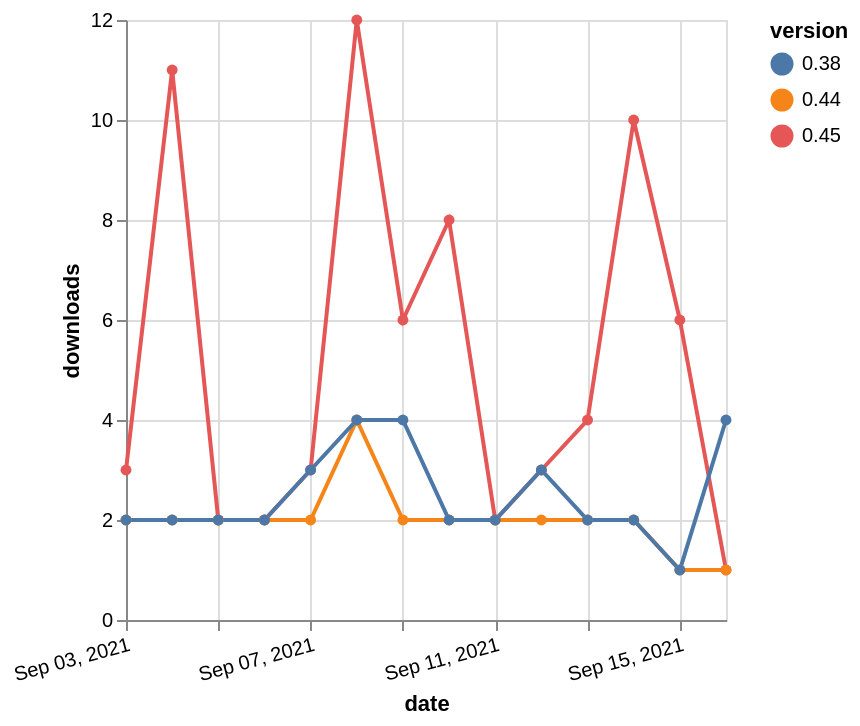

Specify this chart in Vega-Lite:
### Vega-Lite specification from a JSON file in a GitHub repository (floating-point values rounded to 4 significant figures)
{"$schema": "https://vega.github.io/schema/vega-lite/v5.json", "description": "A simple bar chart with embedded data.", "data": {"values": [{"date": "2021-09-03", "total": 18911, "delta": 3, "version": "0.45"}, {"date": "2021-09-04", "total": 18922, "delta": 11, "version": "0.45"}, {"date": "2021-09-05", "total": 18924, "delta": 2, "version": "0.45"}, {"date": "2021-09-06", "total": 18926, "delta": 2, "version": "0.45"}, {"date": "2021-09-07", "total": 18929, "delta": 3, "version": "0.45"}, {"date": "2021-09-08", "total": 18941, "delta": 12, "version": "0.45"}, {"date": "2021-09-09", "total": 18947, "delta": 6, "version": "0.45"}, {"date": "2021-09-10", "total": 18955, "delta": 8, "version": "0.45"}, {"date": "2021-09-11", "total": 18957, "delta": 2, "version": "0.45"}, {"date": "2021-09-12", "total": 18960, "delta": 3, "version": "0.45"}, {"date": "2021-09-13", "total": 18964, "delta": 4, "version": "0.45"}, {"date": "2021-09-14", "total": 18974, "delta": 10, "version": "0.45"}, {"date": "2021-09-15", "total": 18980, "delta": 6, "version": "0.45"}, {"date": "2021-09-16", "total": 18981, "delta": 1, "version": "0.45"}, {"date": "2021-09-03", "total": 4090, "delta": 2, "version": "0.44"}, {"date": "2021-09-04", "total": 4092, "delta": 2, "version": "0.44"}, {"date": "2021-09-05", "total": 4094, "delta": 2, "version": "0.44"}, {"date": "2021-09-06", "total": 4096, "delta": 2, "version": "0.44"}, {"date": "2021-09-07", "total": 4098, "delta": 2, "version": "0.44"}, {"date": "2021-09-08", "total": 4102, "delta": 4, "version": "0.44"}, {"date": "2021-09-09", "total": 4104, "delta": 2, "version": "0.44"}, {"date": "2021-09-10", "total": 4106, "delta": 2, "version": "0.44"}, {"date": "2021-09-11", "total": 4108, "delta": 2, "version": "0.44"}, {"date": "2021-09-12", "total": 4110, "delta": 2, "version": "0.44"}, {"date": "2021-09-13", "total": 4112, "delta": 2, "version": "0.44"}, {"date": "2021-09-14", "total": 4114, "delta": 2, "version": "0.44"}, {"date": "2021-09-15", "total": 4115, "delta": 1, "version": "0.44"}, {"date": "2021-09-16", "total": 4116, "delta": 1, "version": "0.44"}, {"date": "2021-09-03", "total": 8805, "delta": 2, "version": "0.38"}, {"date": "2021-09-04", "total": 8807, "delta": 2, "version": "0.38"}, {"date": "2021-09-05", "total": 8809, "delta": 2, "version": "0.38"}, {"date": "2021-09-06", "total": 8811, "delta": 2, "version": "0.38"}, {"date": "2021-09-07", "total": 8814, "delta": 3, "version": "0.38"}, {"date": "2021-09-08", "total": 8818, "delta": 4, "version": "0.38"}, {"date": "2021-09-09", "total": 8822, "delta": 4, "version": "0.38"}, {"date": "2021-09-10", "total": 8824, "delta": 2, "version": "0.38"}, {"date": "2021-09-11", "total": 8826, "delta": 2, "version": "0.38"}, {"date": "2021-09-12", "total": 8829, "delta": 3, "version": "0.38"}, {"date": "2021-09-13", "total": 8831, "delta": 2, "version": "0.38"}, {"date": "2021-09-14", "total": 8833, "delta": 2, "version": "0.38"}, {"date": "2021-09-15", "total": 8834, "delta": 1, "version": "0.38"}, {"date": "2021-09-16", "total": 8838, "delta": 4, "version": "0.38"}]}, "width": "container", "mark": {"type": "line", "point": {"filled": true}}, "encoding": {"x": {"field": "date", "type": "temporal", "timeUnit": "yearmonthdate", "title": "date", "axis": {"labelAngle": -15}}, "y": {"field": "delta", "type": "quantitative", "title": "downloads"}, "color": {"field": "version", "type": "nominal"}, "tooltip": {"field": "delta"}}}
